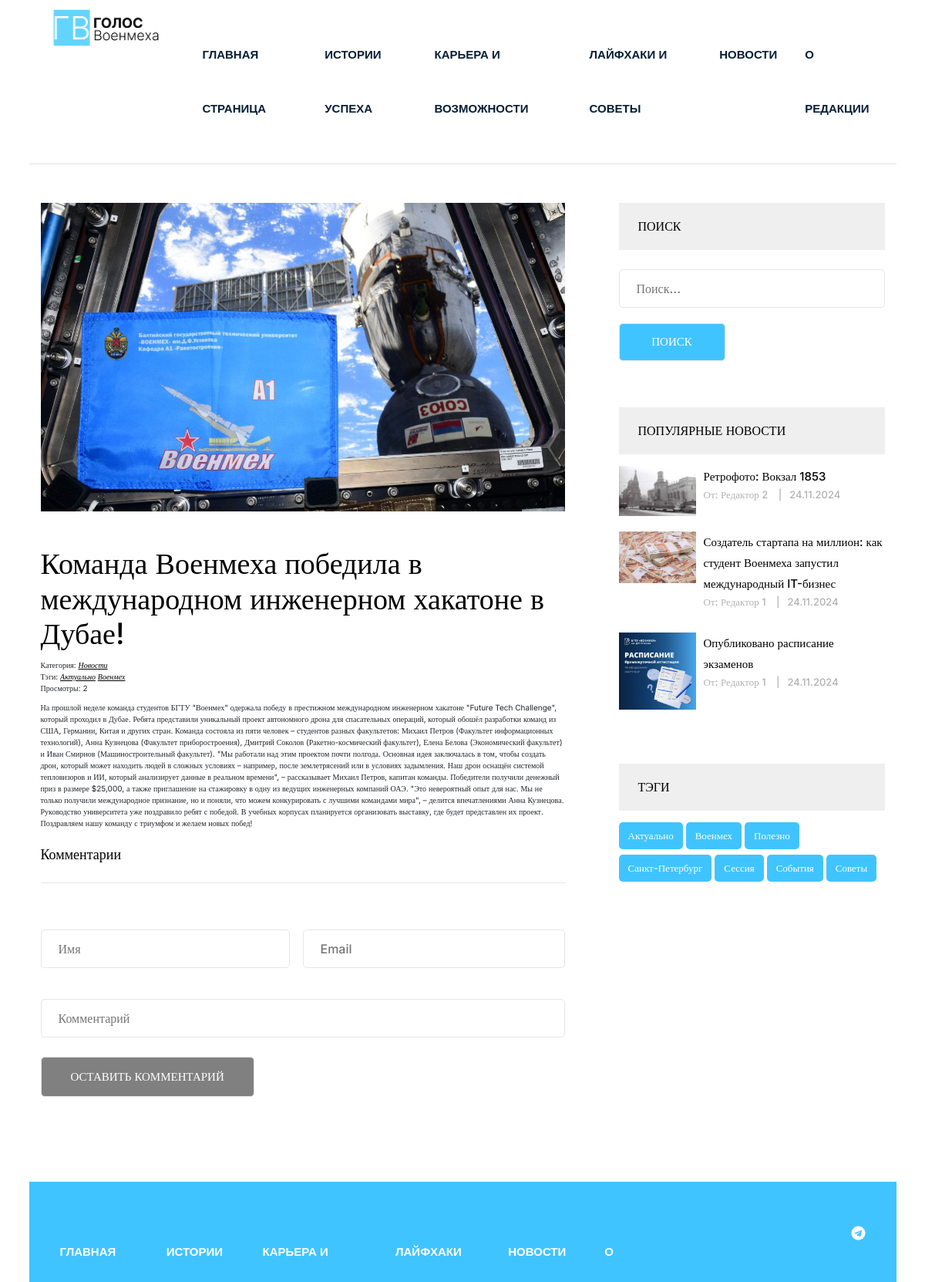
Page /post/komanda-voenmeha-pobedila-v-mezhdunarodnom-inzhenernom-hakatone-v-dubae/ on the committed database.
### news/models.py (models this page shows, shortened)
class Category(models.Model):
    title = models.CharField(max_length=255)
    slug = models.SlugField(max_length=255, verbose_name='Category_url', unique=True)
    def __str__(self):
        return self.title
    def get_absolute_url(self):
        return reverse('category', kwargs={"slug": self.slug})
    class Meta:
        verbose_name = 'Category(s)'
        verbose_name_plural = 'Categories'
        ordering = ['title']

class Post(models.Model):
    title = models.CharField(max_length=255, verbose_name='Name')
    slug = models.SlugField(max_length=255, unique=True, verbose_name='Link')
    author = models.CharField(max_length=100, verbose_name='Author')
    content = models.TextField(blank=True, verbose_name='Content')
    created_at = models.DateTimeField(auto_now_add=True, verbose_name='Published')
    photo = models.ImageField(upload_to='photos/%Y/%m/%d/', blank=True, verbose_name='Photo')
    views = models.IntegerField(default=0, verbose_name='Number of views')
    category = models.ForeignKey(Category, on_delete=models.PROTECT, related_name='posts', verbose_name='Category')
    tags = models.ManyToManyField(Tag, blank=True, related_name='posts', verbose_name='Tag')
    is_published = models.BooleanField(default=True)
    def get_absolute_url(self):
        return reverse('post', kwargs={"slug": self.slug})
    class Meta:
        verbose_name = 'Article(s)'
        verbose_name_plural = 'Articles'
        ordering = ['-created_at']

class Tag(models.Model):
    title = models.CharField(max_length=50)
    slug = models.SlugField(max_length=50, verbose_name='Slug_url', unique=True)
    def get_absolute_url(self):
        return reverse('tag', kwargs={"slug": self.slug})
    class Meta:
        verbose_name = 'Tag'
        verbose_name_plural = 'Tags'
        ordering = ['title']

### news/views.py (the view)
# urls.py: path('post/<str:slug>/', GetPost.as_view(), name='post'),
class GetPost(DetailView):
    model = Post
    template_name = 'news/single.html'
    context_object_name = 'post'
    def get_context_data(self, *, object_list=None, **kwargs):
        context = super().get_context_data(**kwargs)
        self.object.views = F('views') + 1
        self.object.save()
        self.object.refresh_from_db()
        comments = Comment.objects.filter(post=self.object, is_published=True).order_by('-created_at')
        paginator = Paginator(comments, 5)
        page_number = self.request.GET.get('page')
        page_obj = paginator.get_page(page_number)
        context['comments'] = page_obj
        return context

### news/templatetags/menu.py (called while the page is built)
@register.inclusion_tag('news/menu_tpl.html')
def show_menu(menu_class='menu'):
    categories = Category.objects.all()
    return {"categories": categories, "menu_class": menu_class}

### news/templatetags/sidebar.py (called while the page is built)
@register.inclusion_tag('news/popular_posts_tpl.html')
def get_popular(cnt=3):
    posts = Post.objects.order_by('-views')[:cnt]
    return {"posts": posts}

@register.inclusion_tag('news/tags_tpl.html')
def get_tags():
    tags = Tag.objects.all()
    return {"tags": tags}

### news/templates/news/single.html (shortened to what this page needs)
{% extends 'base.html' %}
{% load static %}
{% load sidebar %}
{% block content %}
<section class="single-blog-area">
    <div class="container">
        <div class="row">
            <div class="col-md-12">
                <div class="border-top">
                    <div class="col-md-8">
                        <div class="blog-area">
                            <div class="blog-area-part">
                                <div class="single-img">
                                    {% if post.photo %}
                                        <img src="{{ post.photo.url }}" alt="{{ post.title }}">
                                    {% else %}
                                        <img src="{% static 'img/no-image.jpeg'%}" alt="{{ post.title }}" width="300">
                                    {% endif %}
                                </div>
                                <h2>{{ post.title }}</h2>
                                <div class="single-content">
                                    <div class="single-info">
                                        <span>Категория: <a href="{{ post.category.get_absolute_url }}">{{ post.category }}</a></span>
                                        <br>
                                        {% if post.tags.exists %}
                                        <span>
                                            Тэги:
                                            {% for tag in post.tags.all %}
                                            <a href="{{ tag.get_absolute_url }}">{{ tag.title }}</a>
                                            {% endfor %}
                                        </span>
                                        <br>
                                        {% endif %}
                                        <span>Просмотры: {{ post.views }}</span>
                                    </div>
                                    {{ post.content|safe }}
                                </div>
                            </div>
                            <div class="commententries">
                                <h3>Комментарии</h3>
                            </div>
                            <form id="comment-form" method="post" action="{% url 'add_comment' post.id %}">
                                <div class="name">
                                    <input type="text" name="username" placeholder="Имя" class="name">
                                </div>
                                <div class="email">
                                    <input type="email" name="email" placeholder="Email" class="email">
                                </div>
                                <div class="comment">
                                    <input type="text" name="comment" placeholder="Комментарий" class="comment">
                                </div>
                                <div class="post">
                                    <input type="submit" value="Оставить комментарий" disabled>
                                </div>
                            </form>
                        </div>
                    </div>
                    <div class="col-md-4">
                        <div class="newsletter">
                            <h2 class="sidebar-title">Поиск</h2>
                            <form action="{% url 'search' %}" method="get">
                                <input type="text" name="s" id="" placeholder="Поиск...">
                                <input type="submit" value="Поиск">
                            </form>
                        </div>
                        {% get_popular 3 %}
                        {% get_tags %}
                    </div>
                </div>
            </div>
        </div>
    </div>
</section>
{% endblock %}

### news/templates/news/menu_tpl.html
<div class="{{ menu_class }} d-flex justify-content-center">
    <ul class="navbar-nav">
        <li class="nav-item">
            <a class="nav-link" href="{% url 'home' %}">Главная страница</a>
        </li>
        {% for item in categories %}
        <li class="nav-item">
            <a class="nav-link" href="{{ item.get_absolute_url }}">{{ item.title }}</a>
        </li>
        {% endfor %}
        <li class="nav-item">
            <a class="nav-link" href="/about">О редакции</a>
        </li>
    </ul>
</div>

### news/templates/news/popular_posts_tpl.html
{% load static %}
<h2 class="sidebar-title">Популярные новости</h2>
<div class="grid pop-post">
    {% for post in posts %}
    <div class="portfolio-item popular">
        {% if post.photo %}
        <img src="{{ post.photo.url }}" alt="{{ post.title }}">
        {% else %}
        <img src="{% static 'img/no-image.jpeg'%}" alt="{{ post.title }}" height="201" width="300">
        {% endif %}
        <div class="portfolio-text">
            <h5><a href="{{ post.get_absolute_url }}">{{ post.title }}</a></h5>
            <p>От: {{ post.author }} <span>|</span>{{ post.created_at|date:"d.m.Y" }}</p>
        </div>
    </div>
    {% endfor %}
</div>

### news/templates/news/tags_tpl.html
<div class="tags">
    <h2 class="sidebar-title main-tl">Тэги</h2>
    {% for tag in tags %}
    <p><a href="{{ tag.get_absolute_url }}">{{ tag.title }}</a></p>
    {% endfor %}
</div>

### news_app/static/slider.css (style rules this page uses)
p { position: relative; font-size: 24px; text-align: center; display: block; align-items: center; vertical-align: center; }
.overlay-content p, a { color: #ffffff; }

### rows in the picture
Category: title "ИСТОРИИ УСПЕХА", title "ИСТОРИИ…"
Category: title "КАРЬЕРА И ВОЗМОЖНОСТИ", title "КАРЬЕРА И…"
Category: title "ЛАЙФХАКИ И СОВЕТЫ", title "ЛАЙФХАКИ…"
Category: title "НОВОСТИ"
Post: photo (picture), title "Команда Военмеха победила в международном инженерном хакатоне в Дубае!", category "Новости", views "2", content "На прошлой неделе команда студентов БГТУ \"Военмех\" одержала победу в престижном международном инженерном хакатоне \"Future Tech Challenge\", который проходил в Дубае. Ребята представили уникальный проект автономного дрона для спасательных операций, который обошёл разработки команд из США, Германии, Китая и других стран. Команда состояла из пяти человек – студентов разных факультетов: Михаил Петров (Факультет информационных технологий), Анна Кузнецова (Факультет приборостроения), Дмитрий Соколов (Ракетно-космический факультет), Елена Белова (Экономический факультет) и Иван Смирнов (Машиностроительный факультет). \"Мы работали над этим проектом почти полгода. Основная идея заключалась в том,…"
Tag: title "Актуально"
Tag: title "Военмех"
Post: photo (picture), title "Ретрофото: Вокзал 1853", author "Редактор 2", created_at "24.11.2024"
Post: photo (picture), title "Создатель стартапа на миллион: как студент Военмеха запустил международный IT-бизнес", author "Редактор 1", created_at "24.11.2024"
Post: photo (picture), title "Опубликовано расписание экзаменов", author "Редактор 1", created_at "24.11.2024"
Tag: title "Полезно"
Tag: title "Санкт-Петербург"
Tag: title "Сессия"
Tag: title "События"
Tag: title "Советы"
